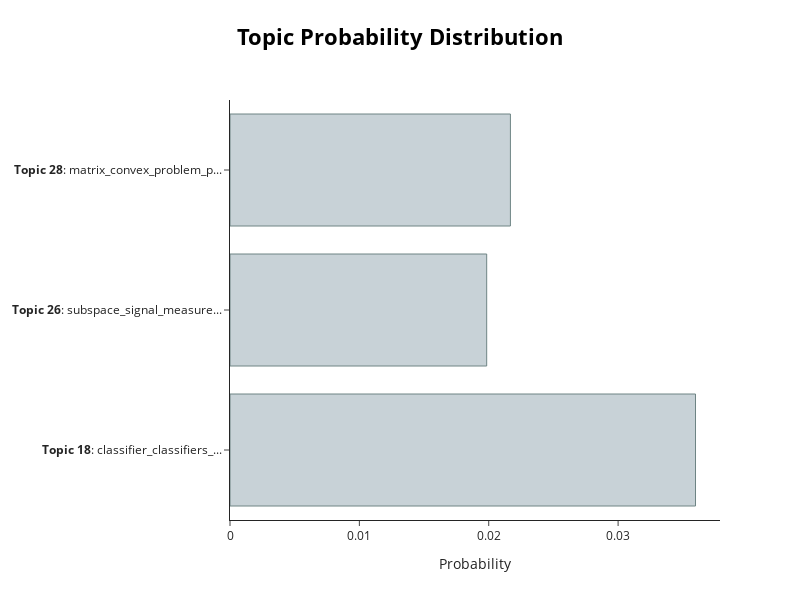

Source (notebook cell):
### Code cell
topic_model.visualize_distribution(probabilities[10])

### Figure 1 — Plotly figure (JSON) as saved in the notebook; plotly's stock layout.template omitted (floating-point values rounded to 4 significant figures)
{"data": [{"marker": {"color": "#C8D2D7", "line": {"color": "#6E8484", "width": 1}}, "orientation": "h", "type": "bar", "x": [0.03598, 0.01984, 0.02168], "y": ["<b>Topic 18</b>: classifier_classifiers_...", "<b>Topic 26</b>: subspace_signal_measure...", "<b>Topic 28</b>: matrix_convex_problem_p..."]}], "layout": {"height": 600, "hoverlabel": {"bgcolor": "white", "font": {"family": "Rockwell", "size": 16}}, "title": {"font": {"color": "Black", "size": 22}, "text": "<b>Topic Probability Distribution</b>", "x": 0.5, "xanchor": "center", "y": 0.95, "yanchor": "top"}, "width": 800, "xaxis": {"title": {"text": "Probability"}}}}
